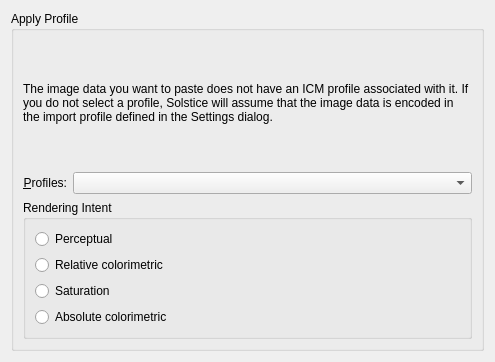
<?xml version="1.0" encoding="utf-8"?>
<ui version="4.0">
 <author>
    SPDX-FileCopyrightText: none
    SPDX-License-Identifier: GPL-3.0-or-later
  </author>
 <class>WdgApplyProfile</class>
 <widget class="QWidget" name="WdgApplyProfile">
  <property name="geometry">
   <rect>
    <x>0</x>
    <y>0</y>
    <width>495</width>
    <height>362</height>
   </rect>
  </property>
  <property name="sizePolicy">
   <sizepolicy hsizetype="MinimumExpanding" vsizetype="MinimumExpanding">
    <horstretch>0</horstretch>
    <verstretch>0</verstretch>
   </sizepolicy>
  </property>
  <layout class="QGridLayout">
   <item column="0" row="0">
    <widget class="QGroupBox" name="groupBox1">
     <property name="title">
      <string>Apply Profile</string>
     </property>
     <layout class="QVBoxLayout">
      <item>
       <widget class="QLabel" name="textLabel1">
        <property name="text">
         <string>The image data you want to paste does not have an ICM profile associated with it. If you do not select a profile, Solstice will assume that the image data is encoded in the import profile defined in the Settings dialog.</string>
        </property>
        <property name="alignment">
         <set>Qt::AlignLeading|Qt::AlignLeft|Qt::AlignVCenter</set>
        </property>
        <property name="wordWrap">
         <bool>true</bool>
        </property>
       </widget>
      </item>
      <item>
       <layout class="QHBoxLayout">
        <property name="leftMargin">
         <number>0</number>
        </property>
        <property name="topMargin">
         <number>0</number>
        </property>
        <property name="rightMargin">
         <number>0</number>
        </property>
        <property name="bottomMargin">
         <number>0</number>
        </property>
        <item>
         <widget class="QLabel" name="lblProfile">
          <property name="text">
           <string>&amp;Profiles:</string>
          </property>
          <property name="alignment">
           <set>Qt::AlignRight|Qt::AlignTrailing|Qt::AlignVCenter</set>
          </property>
          <property name="buddy">
           <cstring>cmbProfile</cstring>
          </property>
         </widget>
        </item>
        <item>
         <widget class="KisSqueezedComboBox" name="cmbProfile">
          <property name="sizePolicy">
           <sizepolicy hsizetype="Expanding" vsizetype="Fixed">
            <horstretch>0</horstretch>
            <verstretch>0</verstretch>
           </sizepolicy>
          </property>
         </widget>
        </item>
       </layout>
      </item>
      <item>
       <widget class="QGroupBox" name="grpRenderIntent">
        <property name="toolTip">
         <string/>
        </property>
        <property name="whatsThis">
         <string>Rendering intent determines the bias in the color conversion.</string>
        </property>
        <property name="title">
         <string>Rendering Intent</string>
        </property>
        <layout class="QVBoxLayout">
         <item>
          <widget class="QRadioButton" name="radioPerceptual">
           <property name="whatsThis">
            <string>Hue hopefully maintained (but not required), lightness and saturation sacrificed to maintain the perceived color. White point changed to result in neutral grays. Intended for images.</string>
           </property>
           <property name="text">
            <string>Perceptual</string>
           </property>
          </widget>
         </item>
         <item>
          <widget class="QRadioButton" name="radioRelativeColorimetric">
           <property name="whatsThis">
            <string>Within and outside gamut; same as Absolute Colorimetric. White point changed to result in neutral grays.</string>
           </property>
           <property name="text">
            <string>Relative colorimetric</string>
           </property>
          </widget>
         </item>
         <item>
          <widget class="QRadioButton" name="radioSaturation">
           <property name="whatsThis">
            <string>Hue and saturation maintained with lightness sacrificed to maintain saturation. White point changed to result in neutral grays. Intended for business graphics (make it colorful charts, graphs, overheads, ...)</string>
           </property>
           <property name="text">
            <string comment="ICC profile rendering intent">Saturation</string>
           </property>
          </widget>
         </item>
         <item>
          <widget class="QRadioButton" name="radioAbsoluteColorimetric">
           <property name="whatsThis">
            <string>Within the destination device gamut; hue, lightness and saturation are maintained. Outside the gamut; hue and lightness are maintained, saturation is sacrificed. White point for source and destination; unchanged. Intended for spot colors (Pantone, TruMatch, logo colors, ...)</string>
           </property>
           <property name="text">
            <string>Absolute colorimetric</string>
           </property>
          </widget>
         </item>
        </layout>
       </widget>
      </item>
     </layout>
    </widget>
   </item>
  </layout>
 </widget>
 <customwidgets>
  <customwidget>
   <class>KisSqueezedComboBox</class>
   <extends>QComboBox</extends>
   <header>KisSqueezedComboBox.h</header>
  </customwidget>
 </customwidgets>
 <tabstops>
  <tabstop>cmbProfile</tabstop>
 </tabstops>
 <resources/>
 <connections/>
</ui>
